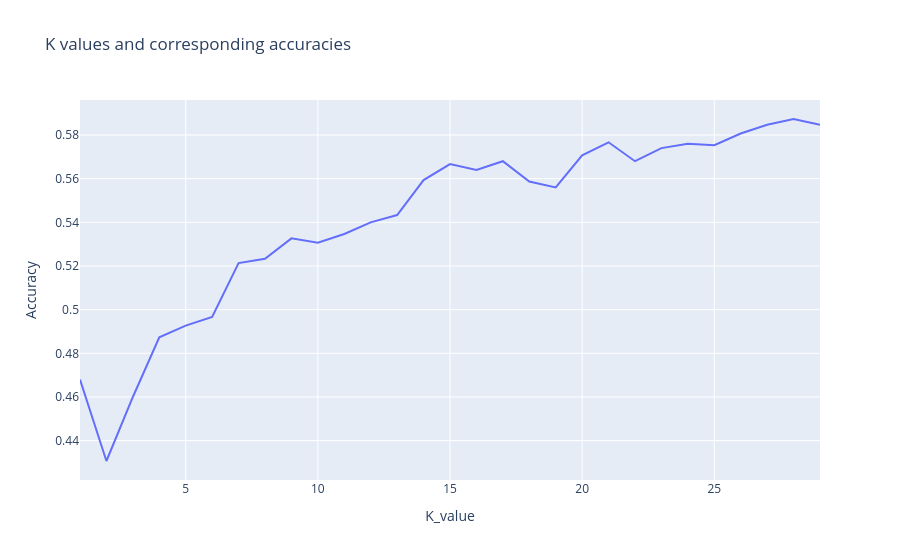

Notebook code cell kept with this figure:
### Code cell
see_optimum_k(accuracies, "scratch_implemented")

### Figure 1 — Plotly figure (JSON) as saved in the notebook; plotly's stock layout.template omitted (floating-point values rounded to 4 significant figures)
{"data": [{"hovertemplate": "K_value=%{x}<br>Accuracy=%{y}<extra></extra>", "legendgroup": "", "line": {"color": "#636efa", "dash": "solid"}, "marker": {"symbol": "circle"}, "mode": "lines", "name": "", "orientation": "v", "showlegend": false, "type": "scatter", "x": [1, 2, 3, 4, 5, 6, 7, 8, 9, 10, 11, 12, 13, 14, 15, 16, 17, 18, 19, 20, 21, 22, 23, 24, 25, 26, 27, 28, 29], "xaxis": "x", "y": [0.468, 0.4307, 0.46, 0.4873, 0.4927, 0.4967, 0.5213, 0.5233, 0.5327, 0.5307, 0.5347, 0.54, 0.5433, 0.5593, 0.5667, 0.564, 0.568, 0.5587, 0.556, 0.5707, 0.5767, 0.568, 0.574, 0.576, 0.5753, 0.5807, 0.5847, 0.5873, 0.5847], "yaxis": "y"}], "layout": {"legend": {"tracegroupgap": 0}, "title": {"text": "K values and corresponding accuracies"}, "xaxis": {"anchor": "y", "domain": [0, 1], "title": {"text": "K_value"}}, "yaxis": {"anchor": "x", "domain": [0, 1], "title": {"text": "Accuracy"}}}}
